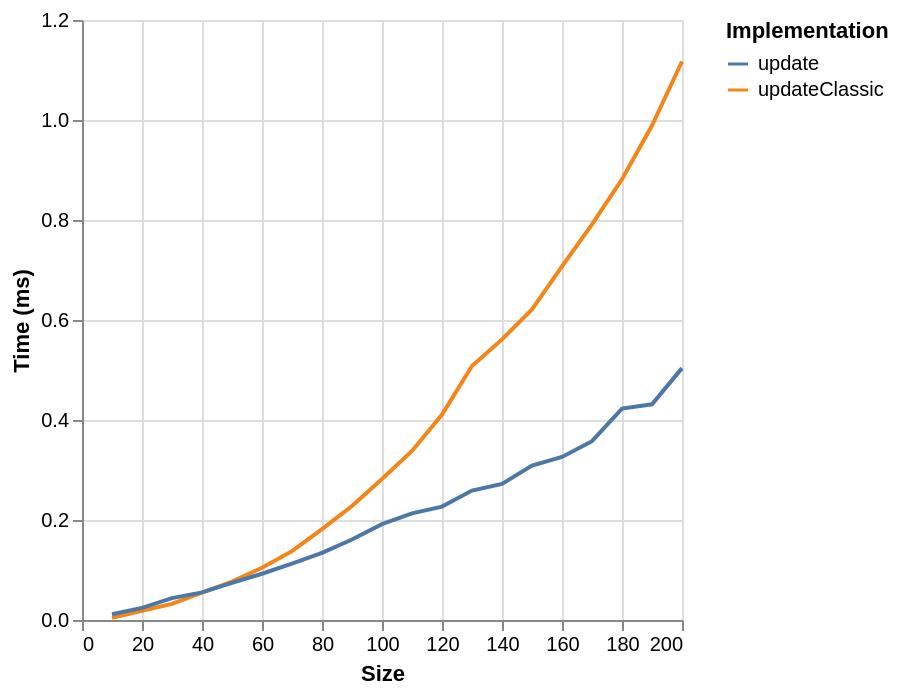

Vega-Lite specification for this chart:
### Vega specification from a JSON file in a GitHub repository (floating-point values rounded to 4 significant figures)
{"$schema": "https://vega.github.io/schema/vega/v6.json", "background": "white", "padding": 5, "width": 300, "height": 300, "style": "cell", "data": [{"name": "source_0", "values": [{"ms": 0.0045, "series": "updateClassic", "size": 10}, {"ms": 0.0185, "series": "updateClassic", "size": 20}, {"ms": 0.0322, "series": "updateClassic", "size": 30}, {"ms": 0.0548, "series": "updateClassic", "size": 40}, {"ms": 0.0767, "series": "updateClassic", "size": 50}, {"ms": 0.1046, "series": "updateClassic", "size": 60}, {"ms": 0.1377, "series": "updateClassic", "size": 70}, {"ms": 0.1818, "series": "updateClassic", "size": 80}, {"ms": 0.228, "series": "updateClassic", "size": 90}, {"ms": 0.282, "series": "updateClassic", "size": 100}, {"ms": 0.338, "series": "updateClassic", "size": 110}, {"ms": 0.4108, "series": "updateClassic", "size": 120}, {"ms": 0.508, "series": "updateClassic", "size": 130}, {"ms": 0.5612, "series": "updateClassic", "size": 140}, {"ms": 0.6211, "series": "updateClassic", "size": 150}, {"ms": 0.7072, "series": "updateClassic", "size": 160}, {"ms": 0.7914, "series": "updateClassic", "size": 170}, {"ms": 0.8814, "series": "updateClassic", "size": 180}, {"ms": 0.9889, "series": "updateClassic", "size": 190}, {"ms": 1.117, "series": "updateClassic", "size": 200}, {"ms": 0.0115, "series": "update", "size": 10}, {"ms": 0.0243, "series": "update", "size": 20}, {"ms": 0.0438, "series": "update", "size": 30}, {"ms": 0.0553, "series": "update", "size": 40}, {"ms": 0.0743, "series": "update", "size": 50}, {"ms": 0.0925, "series": "update", "size": 60}, {"ms": 0.1128, "series": "update", "size": 70}, {"ms": 0.1342, "series": "update", "size": 80}, {"ms": 0.1609, "series": "update", "size": 90}, {"ms": 0.1917, "series": "update", "size": 100}, {"ms": 0.2134, "series": "update", "size": 110}, {"ms": 0.2268, "series": "update", "size": 120}, {"ms": 0.2589, "series": "update", "size": 130}, {"ms": 0.2723, "series": "update", "size": 140}, {"ms": 0.3088, "series": "update", "size": 150}, {"ms": 0.3261, "series": "update", "size": 160}, {"ms": 0.3576, "series": "update", "size": 170}, {"ms": 0.4228, "series": "update", "size": 180}, {"ms": 0.4313, "series": "update", "size": 190}, {"ms": 0.5038, "series": "update", "size": 200}]}, {"name": "data_0", "source": "source_0", "transform": [{"type": "formula", "expr": "toNumber(datum[\"size\"])", "as": "size"}]}], "marks": [{"name": "pathgroup", "type": "group", "from": {"facet": {"name": "faceted_path_main", "data": "data_0", "groupby": ["series"]}}, "encode": {"update": {"width": {"field": {"group": "width"}}, "height": {"field": {"group": "height"}}}}, "marks": [{"name": "marks", "type": "line", "style": ["line"], "sort": {"field": "x"}, "from": {"data": "faceted_path_main"}, "encode": {"update": {"stroke": {"scale": "color", "field": "series"}, "description": {"signal": "\"Size: \" + (format(datum[\"size\"], \"\")) + \"; Time (ms): \" + (format(datum[\"ms\"], \"\")) + \"; series: \" + (isValid(datum[\"series\"]) ? isArray(datum[\"series\"]) ? join(datum[\"series\"], ' ') : datum[\"series\"] : \"\"+datum[\"series\"])"}, "x": {"scale": "x", "field": "size"}, "y": {"scale": "y", "field": "ms"}, "defined": {"signal": "isValid(datum[\"size\"]) && isFinite(+datum[\"size\"]) && isValid(datum[\"ms\"]) && isFinite(+datum[\"ms\"])"}}}}]}], "scales": [{"name": "x", "type": "linear", "domain": {"data": "data_0", "field": "size"}, "range": [0, {"signal": "width"}], "nice": true, "zero": false}, {"name": "y", "type": "linear", "domain": {"data": "data_0", "field": "ms"}, "range": [{"signal": "height"}, 0], "nice": true, "zero": true}, {"name": "color", "type": "ordinal", "domain": {"data": "data_0", "field": "series", "sort": true}, "range": "category"}], "axes": [{"scale": "x", "orient": "bottom", "gridScale": "y", "grid": true, "tickCount": {"signal": "ceil(width/40)"}, "domain": false, "labels": false, "aria": false, "maxExtent": 0, "minExtent": 0, "ticks": false, "zindex": 0}, {"scale": "y", "orient": "left", "gridScale": "x", "grid": true, "tickCount": {"signal": "ceil(height/40)"}, "domain": false, "labels": false, "aria": false, "maxExtent": 0, "minExtent": 0, "ticks": false, "zindex": 0}, {"scale": "x", "orient": "bottom", "grid": false, "title": "Size", "labelFlush": true, "labelOverlap": true, "tickCount": {"signal": "ceil(width/40)"}, "zindex": 0}, {"scale": "y", "orient": "left", "grid": false, "title": "Time (ms)", "labelOverlap": true, "tickCount": {"signal": "ceil(height/40)"}, "zindex": 0}], "legends": [{"orient": "right", "symbolLimit": 30, "title": "Implementation", "stroke": "color", "symbolType": "stroke"}]}
